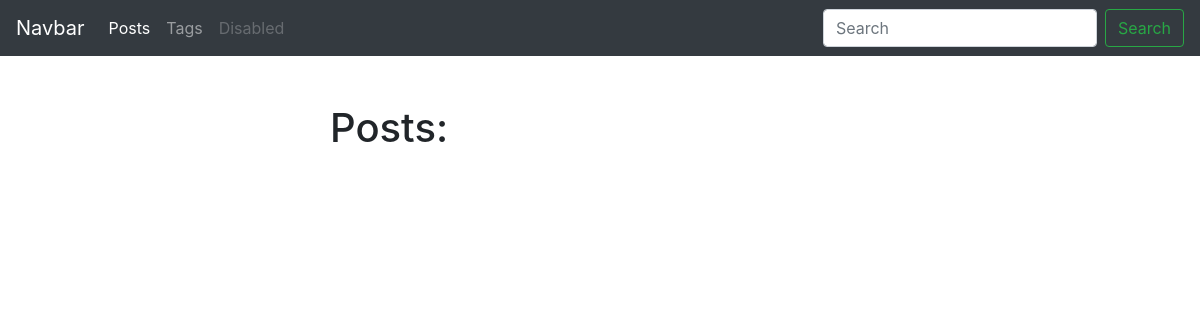
Page /blog/ on the earlier database version.
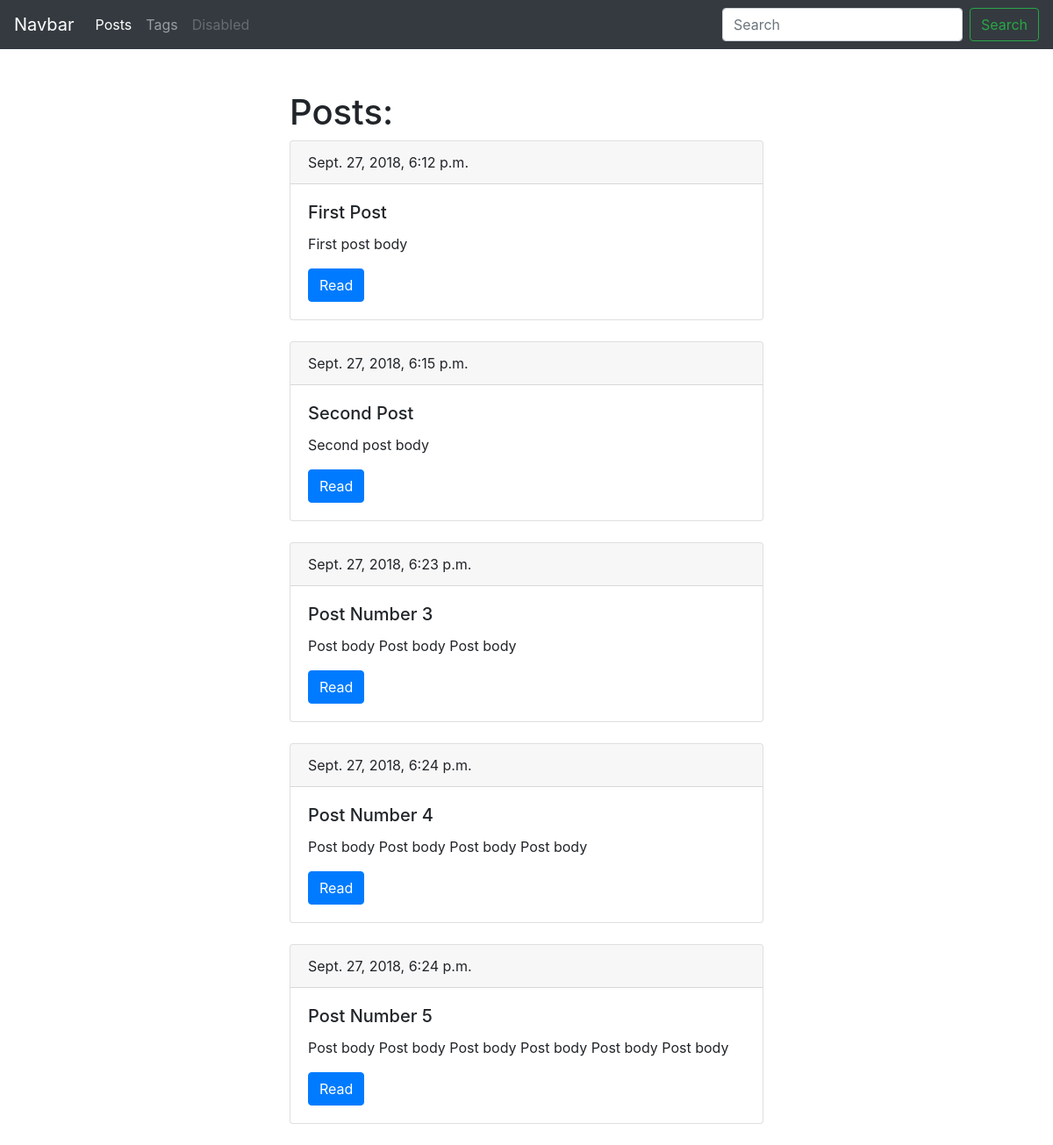
Same page on the later database version.
### blog/models.py (models this page shows, shortened)
class Post(models.Model):
    title = models.CharField(max_length=150, db_index=True)
    slug = models.SlugField(max_length=150, unique=True)
    body = models.TextField(blank=True, db_index=True)
    tags = models.ManyToManyField('Tag', blank=True, related_name='posts')
    date_pub = models.DateTimeField(auto_now_add=True)
    def get_absolute_url(self):
        return reverse('post_detail_url', kwargs={'slug': self.slug})

### blog/views.py (the view)
# urls.py: path('', posts_list, name='posts_list_url'),
def posts_list(request):
    posts = Post.objects.all()
    return render(request, 'blog/index.html', context={'posts': posts})

### blog/templates/blog/index.html (shortened to what this page needs)
{% extends 'blog/blog-base.html' %}
{% block content %}
    <h1>Posts:</h1>
    {% for post in posts %}
        <div class="card mb-4">
        <div class="card-header">
            {{ post.date_pub }}
        </div>
        <div class="card-body">
            <h5 class="card-title">{{ post.title }}</h5>
            <p class="card-text">{{ post.body|truncatewords:15 }}</p>
            <a href="{{ post.get_absolute_url }}" class="btn btn-primary">Read</a>
        </div>
        </div>
    {% endfor %}
{% endblock %}

### blog/templates/blog/blog-base.html
{% extends 'base.html' %}

### templates/base.html (shortened to what this page needs)
<!DOCTYPE html>
<html lang="en">
<head>
    <link rel="stylesheet" href="https://stackpath.bootstrapcdn.com/bootstrap/4.1.3/css/bootstrap.min.css">
</head>
<body>
    <nav class="navbar navbar-expand-lg navbar-dark bg-dark">
    <a class="navbar-brand" href="#">Navbar</a>
    <div class="collapse navbar-collapse" id="navbarSupportedContent">
        <ul class="navbar-nav mr-auto">
        <li class="nav-item active">
            <a class="nav-link" href="{% url 'posts_list_url' %}">Posts</a>
        </li>
        <li class="nav-item">
            <a class="nav-link" href="{% url 'tags_list_url' %}">Tags</a>
        </li>
        <li class="nav-item">
            <a class="nav-link disabled" href="#">Disabled</a>
        </li>
        </ul>
        <form class="form-inline my-2 my-lg-0">
        <input class="form-control mr-sm-2" type="search" placeholder="Search" aria-label="Search">
        <button class="btn btn-outline-success my-2 my-sm-0" type="submit">Search</button>
        </form>
    </div>
    </nav>
    <div class="container mt-5">
        <div class="row">
            <div class="col-6 offset-md-3">
                {% block content %}{% endblock %}
            </div>
        </div>
    </div>
</body>
</html>

Differences in the rows shown:
added Post: date_pub "Sept. 27, 2018, 6:12 p.m.", title "First Post", body "First post body"
added Post: date_pub "Sept. 27, 2018, 6:15 p.m.", title "Second Post", body "Second post body"
added Post: date_pub "Sept. 27, 2018, 6:23 p.m.", title "Post Number 3", body "Post body Post body Post body"
added Post: date_pub "Sept. 27, 2018, 6:24 p.m.", title "Post Number 4", body "Post body Post body Post body Post body"
added Post: date_pub "Sept. 27, 2018, 6:24 p.m.", title "Post Number 5", body "Post body Post body Post body Post body Post body Post body"
